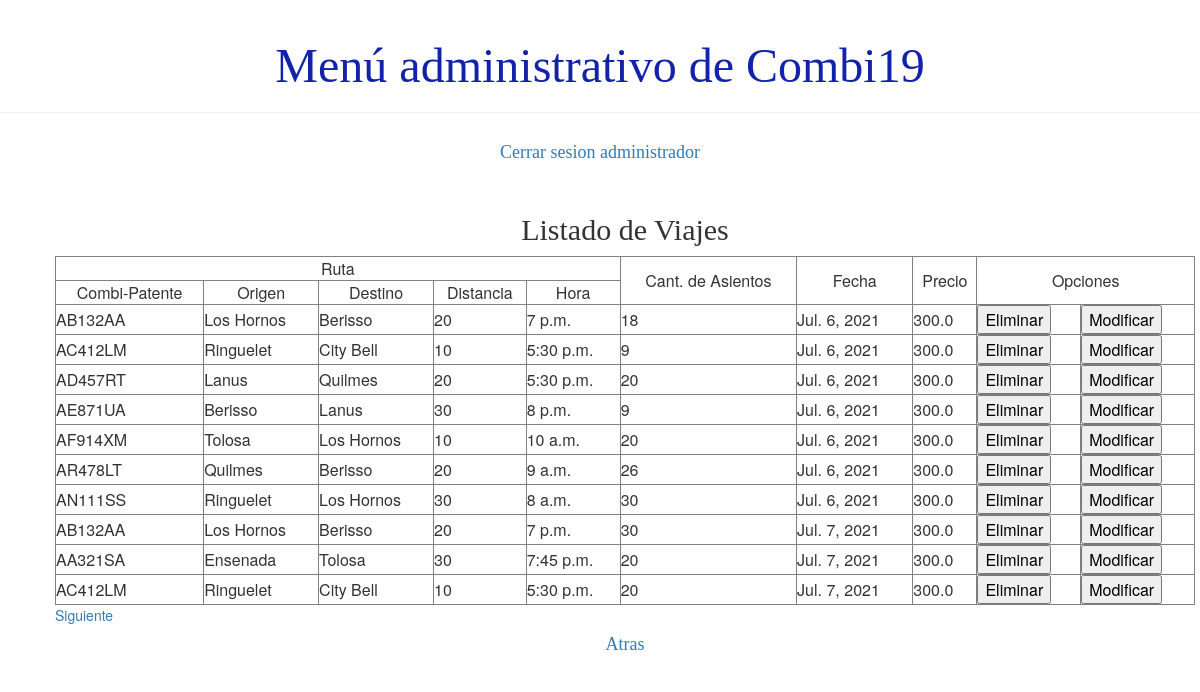
/usuario/listaViaje (signed in), run on the app's committed database.
### demo1/models.py (models this page shows, shortened)
class Combi(models.Model):
    TIPOS_COMBI = (
        ('C', 'Cama'),
        ('S', 'Semicama'),
    )
    chofer = models.ForeignKey(Chofer, on_delete=models.CASCADE)
    patente = models.CharField(max_length=10)
    tipo = models.CharField(max_length=1, choices=TIPOS_COMBI)
    modelo = models.CharField(max_length=40)
    asientos = models.IntegerField()
    activo = models.BooleanField(default=True)

class Lugar(models.Model):
    nombre_de_lugar = models.CharField(max_length=50)
    provincia = models.CharField(max_length=40)
    activo = models.BooleanField(default=True)

class Ruta(models.Model):
    combi = models.ForeignKey(Combi, on_delete=models.CASCADE)
    origen = models.ForeignKey(Lugar, on_delete=models.CASCADE, related_name='origen')
    destino = models.ForeignKey(Lugar, on_delete=models.CASCADE, related_name='destino')
    hora = models.TimeField()
    distancia = models.IntegerField()
    activo = models.BooleanField(default=True)

class Viaje(models.Model):
    TIPOS_ESTADOS = (
        ('PENDIENTE', 'PENDIENTE'),
        ('CANCELADO', 'CANCELADO'),
        ('ENCURSO', 'ENCURSO'),
        ('PASADO', 'PASADO'),)
    estado = models.CharField(max_length=9,default='PENDIENTE', choices=TIPOS_ESTADOS)
    ruta = models.ForeignKey(Ruta, on_delete=models.CASCADE)
    cantInsumos = models.ManyToManyField(CantInsumo,blank=True)
    fecha = models.DateField()
    precio = models.FloatField()
    asientos = models.IntegerField()
    activo = models.BooleanField(default=True)
    vendidos= models.IntegerField(default=0)

### demo1/views.py (the view)
# urls.py: path('usuario/listaViaje', views.listado_viaje ,name='listado_viaje'),
def listado_viaje(request):
    viajes=armarFilaViaje()
    page_obj,cantidad = listadoDePaginacion(viajes, request)
    return render(request, 'demo1/listados/listado_viaje.html', {'page_obj':page_obj, 'cantidad':cantidad})

### demo1/views.py (called while the page is built)
def listadoDePaginacion(lista, request):
    paginator= Paginator(lista, 10)
    cantidad=False if (paginator.count == 0) else True
    page_number = request.GET.get('page')
    return (paginator.get_page(page_number), cantidad)

def armarFilaViaje():
    lista=[]
    viajes=Viaje.objects.filter(activo=True).values()
    for v in viajes:
        r=Ruta.objects.filter(id=v['ruta_id']).values()
        combi=Combi.objects.filter(id=r[0]['combi_id']).values()
        o=Lugar.objects.filter(id=r[0]['origen_id']).values()
        d=Lugar.objects.filter(id=r[0]['destino_id']).values()
        dic={'patente':combi[0]['patente'], 'origen':o[0]['nombre_de_lugar'], 'destino':d[0]['nombre_de_lugar'],
            'hora': r[0]['hora'], 'distancia':r[0]['distancia'], 'cant': v['asientos'], 'fecha':v['fecha'], 'precio':v['precio'], 'pk':v['id']}
        lista.append(dic)
    return lista

### demo1/templates/demo1/listados/listado_viaje.html (shortened to what this page needs)
{% extends 'demo1/base.html' %}
{% load static %}
{% block content %}
<div class="card">
    <h2>Listado de Viajes</h2>
</div>
    <div >
    <table class="tablalista" width=100% border="1">
        <tbody>
        {% if cantidad %}
            <tr>
                <td align="center" colspan="5">Ruta</td>
                <td align="center" rowspan="2">Cant. de Asientos</td>
                <td align="center" rowspan="2">Fecha</td>
                <td align="center" rowspan="2">Precio</td>
                <td align="center" rowspan="2" colspan="2">Opciones</td>
            </tr>
            <tr>
                <td align="center">Combi-Patente</td>
                <td align="center">Origen</td>
                <td align="center">Destino</td>
                <td align="center">Distancia</td>
                <td align="center">Hora</td>
            </tr>
            {% for v in page_obj %}
                <tr>
                    <td>{{ v.patente }}</td>
                    <td>{{ v.origen }}</td>
                    <td>{{ v.destino }}</td>
                    <td>{{ v.distancia }}</td>
                    <td>{{ v.hora }}</td>
                    <td>{{ v.cant }}</td>
                    <td>{{ v.fecha }}</td>
                    <td>{{ v.precio }}</td>
                    <td>
                        <button class="boton_de_eliminacion" onclick="confirmarEliminacion('{% url 'eliminar_viaje' pk=v.pk%}', 'Esta seguro de que desea eliminar el viaje?' )" style="color: black;">Eliminar</button>
                    </td>
                    <td>
                        <button><a href="{% url 'modificar_viaje' pk=v.pk%}" style="text-decoration:none; color: black;">Modificar</a></button>
                    </td>
                </tr>
            {% endfor %}
        {% else %}
            <p>No se registro ningun viaje</p>
        {% endif %}
    </tbody>
    </table>
    </div>
    <div>
        {%if page_obj.has_next %}
            <a href="?page={{ page_obj.next_page_number}}">Siguiente</a>
        {%endif%}
</div>
<div class="card"><h4><a href="{% url 'principal' %}">Atras</a></h4></div>
{% endblock %}

### demo1/static/css/demo1.css (style rules this page uses)
h4 { color: #02105e; }
h1, h2, h3, h4 { font-family: 'Lobster', cursive; }
.card { display: flex; align-items: center; justify-content: center; }

### data on the page
Combi: patente "AB132AA" "AB132AA"
Lugar: origen "Los Hornos" "Los Hornos", destino "Los Hornos" "Los Hornos"
Lugar: destino "Berisso" "Berisso" "Berisso", origen "Berisso"
Ruta: hora "7 p.m." "7 p.m."
Viaje: fecha "Jul. 6, 2021", precio "300.0"
Combi: patente "AC412LM" "AC412LM"
Lugar: origen "Ringuelet" "Ringuelet" "Ringuelet"
Lugar: destino "City Bell" "City Bell"
Ruta: hora "5:30 p.m." "5:30 p.m."
Viaje: fecha "Jul. 6, 2021", precio "300.0"
Combi: patente "AD457RT"
Lugar: origen "Lanus", destino "Lanus"
Lugar: destino "Quilmes", origen "Quilmes"
Ruta: hora "5:30 p.m."
Viaje: fecha "Jul. 6, 2021", precio "300.0"
Combi: patente "AE871UA"
Ruta: hora "8 p.m."
Viaje: fecha "Jul. 6, 2021", precio "300.0"
Combi: patente "AF914XM"
Lugar: origen "Tolosa", destino "Tolosa"
Ruta: hora "10 a.m."
Viaje: fecha "Jul. 6, 2021", precio "300.0"
Combi: patente "AR478LT"
Ruta: hora "9 a.m."
Viaje: fecha "Jul. 6, 2021", precio "300.0"
Combi: patente "AN111SS"
Ruta: hora "8 a.m."
Viaje: fecha "Jul. 6, 2021", precio "300.0"
Viaje: fecha "Jul. 7, 2021", precio "300.0"
Combi: patente "AA321SA"
Lugar: origen "Ensenada"
Ruta: hora "7:45 p.m."
Viaje: fecha "Jul. 7, 2021", precio "300.0"
Viaje: fecha "Jul. 7, 2021", precio "300.0"

### other printed values
{{ v.distancia }} "20" "10" "20" "30" "10" "20" "30" "20" "30" "10"
{{ v.cant }} "18" "9" "20" "9" "20" "26" "30" "30" "20" "20"
